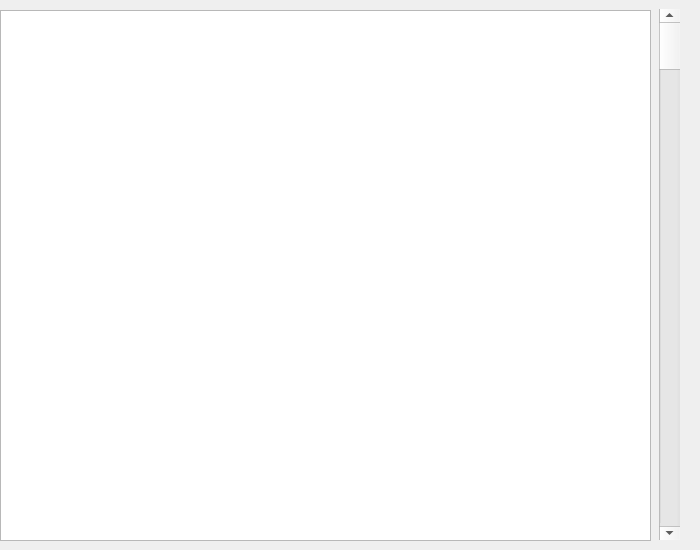
<?xml version="1.0" encoding="UTF-8"?>
<ui version="4.0">
 <class>Dialog</class>
 <widget class="QDialog" name="Dialog">
  <property name="windowModality">
   <enum>Qt::WindowModal</enum>
  </property>
  <property name="geometry">
   <rect>
    <x>0</x>
    <y>0</y>
    <width>700</width>
    <height>550</height>
   </rect>
  </property>
  <property name="minimumSize">
   <size>
    <width>700</width>
    <height>550</height>
   </size>
  </property>
  <property name="maximumSize">
   <size>
    <width>700</width>
    <height>550</height>
   </size>
  </property>
  <property name="focusPolicy">
   <enum>Qt::NoFocus</enum>
  </property>
  <property name="contextMenuPolicy">
   <enum>Qt::DefaultContextMenu</enum>
  </property>
  <property name="windowTitle">
   <string>Dialog</string>
  </property>
  <widget class="QTextBrowser" name="txt_browser_history">
   <property name="geometry">
    <rect>
     <x>0</x>
     <y>10</y>
     <width>651</width>
     <height>531</height>
    </rect>
   </property>
  </widget>
  <widget class="QScrollBar" name="verticalScrollBar">
   <property name="geometry">
    <rect>
     <x>659</x>
     <y>9</y>
     <width>21</width>
     <height>531</height>
    </rect>
   </property>
   <property name="orientation">
    <enum>Qt::Vertical</enum>
   </property>
  </widget>
 </widget>
 <resources/>
 <connections/>
</ui>
